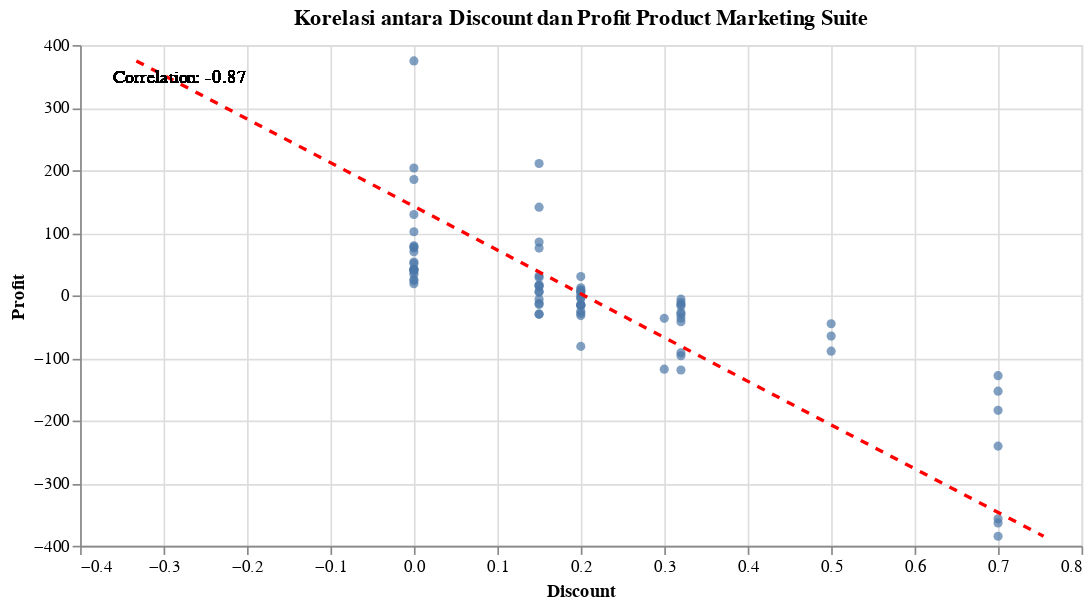

Notebook code cell kept with this figure:
### Code cell
MarketSuite=df23[df23['Product']=='Marketing Suite']
MarketSuite=MarketSuite[['Order Date','Sales','Profit','Discount']]
corelation = MarketSuite[['Profit', 'Discount']].corr(method='spearman').loc['Discount','Profit']
fig=alt.Chart(MarketSuite).mark_circle().encode(
    x=alt.X('Discount').scale(zero=False),
    y=alt.Y('Profit').scale(zero=False, padding=1),
).properties(
    title="Korelasi antara Discount dan Profit Product Marketing Suite ",
    width=600, height=300
)
text = alt.Chart(MarketSuite).mark_text(
    text=f'Correlation: {corelation:.2f}',
    align='left',
    baseline='middle',
    dx=10,
    dy=10
).encode(
    x=alt.value(10),
    y=alt.value(10)
)
fig + fig.transform_regression('Profit','Discount').mark_line(color='red', strokeDash=[5,5])+text

### Figure 1 — Vega-Lite specification as saved in the notebook (floating-point values rounded to 4 significant figures)
{"config": {"view": {"continuousWidth": 300, "continuousHeight": 300}}, "layer": [{"mark": {"type": "circle"}, "encoding": {"x": {"field": "Discount", "scale": {"zero": false}, "type": "quantitative"}, "y": {"field": "Profit", "scale": {"zero": false, "padding": 1}, "type": "quantitative"}}, "title": "Korelasi antara Discount dan Profit Product Marketing Suite "}, {"mark": {"type": "line", "color": "red", "strokeDash": [5, 5]}, "encoding": {"x": {"field": "Discount", "scale": {"zero": false}, "type": "quantitative"}, "y": {"field": "Profit", "scale": {"zero": false, "padding": 1}, "type": "quantitative"}}, "title": "Korelasi antara Discount dan Profit Product Marketing Suite ", "transform": [{"on": "Profit", "regression": "Discount"}]}, {"mark": {"type": "text", "align": "left", "baseline": "middle", "dx": 10, "dy": 10, "text": "Correlation: -0.87"}, "encoding": {"x": {"value": 10}, "y": {"value": 10}}}], "data": {"name": "data-cbea40396f3a53707fdba9e4d7672af0"}, "height": 300, "width": 600, "$schema": "https://vega.github.io/schema/vega-lite/v5.16.3.json", "datasets": {"data-cbea40396f3a53707fdba9e4d7672af0": [{"Order Date": "2023-12-09T00:00:00", "Sales": 1337.0, "Profit": 31.45, "Discount": 0.15}, {"Order Date": "2023-04-01T00:00:00", "Sales": 205.3, "Profit": -36.24, "Discount": 0.32}, {"Order Date": "2023-06-11T00:00:00", "Sales": 514.2, "Profit": -30.25, "Discount": 0.15}, {"Order Date": "2023-12-26T00:00:00", "Sales": 192.0, "Profit": 4.8, "Discount": 0.2}, {"Order Date": "2023-01-22T00:00:00", "Sales": 84.98, "Profit": 18.7, "Discount": 0.0}, {"Order Date": "2023-12-31T00:00:00", "Sales": 323.1, "Profit": 12.12, "Discount": 0.2}, {"Order Date": "2023-12-29T00:00:00", "Sales": 78.85, "Profit": -11.6, "Discount": 0.32}, {"Order Date": "2023-12-19T00:00:00", "Sales": 119.8, "Profit": -12.69, "Discount": 0.15}, {"Order Date": "2023-02-11T00:00:00", "Sales": 204.0, "Profit": 16.8, "Discount": 0.15}, {"Order Date": "2023-09-16T00:00:00", "Sales": 782.9, "Profit": 203.6, "Discount": 0.0}, {"Order Date": "2023-10-08T00:00:00", "Sales": 307.7, "Profit": -14.48, "Discount": 0.15}, {"Order Date": "2023-03-27T00:00:00", "Sales": 257.6, "Profit": -28.98, "Discount": 0.2}, {"Order Date": "2023-08-07T00:00:00", "Sales": 145.7, "Profit": 23.32, "Discount": 0.0}, {"Order Date": "2023-08-04T00:00:00", "Sales": 183.4, "Profit": -36.67, "Discount": 0.3}, {"Order Date": "2023-09-23T00:00:00", "Sales": 242.0, "Profit": 41.13, "Discount": 0.0}, {"Order Date": "2023-02-07T00:00:00", "Sales": 360.0, "Profit": 79.19, "Discount": 0.0}, {"Order Date": "2023-10-31T00:00:00", "Sales": 200.0, "Profit": 38.0, "Discount": 0.0}, {"Order Date": "2023-04-17T00:00:00", "Sales": 102.8, "Profit": -6.049, "Discount": 0.15}, {"Order Date": "2023-09-18T00:00:00", "Sales": 1293.0, "Profit": 77.58, "Discount": 0.0}, {"Order Date": "2023-05-20T00:00:00", "Sales": 1629.0, "Profit": 374.6, "Discount": 0.0}, {"Order Date": "2023-11-18T00:00:00", "Sales": 327.7, "Profit": -14.46, "Discount": 0.32}, {"Order Date": "2023-04-28T00:00:00", "Sales": 220.3, "Profit": -42.11, "Discount": 0.32}, {"Order Date": "2023-04-15T00:00:00", "Sales": 242.4, "Profit": 9.088, "Discount": 0.2}, {"Order Date": "2023-12-23T00:00:00", "Sales": 221.0, "Profit": 50.83, "Discount": 0.0}, {"Order Date": "2023-09-24T00:00:00", "Sales": 180.6, "Profit": -240.8, "Discount": 0.7}, {"Order Date": "2023-09-05T00:00:00", "Sales": 825.2, "Profit": -117.9, "Discount": 0.3}, {"Order Date": "2023-10-10T00:00:00", "Sales": 314.4, "Profit": -15.72, "Discount": 0.2}, {"Order Date": "2023-10-28T00:00:00", "Sales": 556.7, "Profit": 6.549, "Discount": 0.15}, {"Order Date": "2023-04-02T00:00:00", "Sales": 482.7, "Profit": 85.18, "Discount": 0.15}, {"Order Date": "2023-06-12T00:00:00", "Sales": 174.4, "Profit": 41.86, "Discount": 0.0}, {"Order Date": "2023-11-21T00:00:00", "Sales": 184.0, "Profit": -25.3, "Discount": 0.2}, {"Order Date": "2023-05-19T00:00:00", "Sales": 302.9, "Profit": 75.73, "Discount": 0.0}, {"Order Date": "2023-11-25T00:00:00", "Sales": 321.6, "Profit": -16.08, "Discount": 0.2}, {"Order Date": "2023-06-19T00:00:00", "Sales": 917.9, "Profit": 75.59, "Discount": 0.15}, {"Order Date": "2023-05-07T00:00:00", "Sales": 623.5, "Profit": -119.2, "Discount": 0.32}, {"Order Date": "2023-05-12T00:00:00", "Sales": 210.0, "Profit": -357.0, "Discount": 0.7}, {"Order Date": "2023-11-26T00:00:00", "Sales": 359.5, "Profit": -29.61, "Discount": 0.15}, {"Order Date": "2023-10-20T00:00:00", "Sales": 328.4, "Profit": -91.76, "Discount": 0.32}, {"Order Date": "2023-05-06T00:00:00", "Sales": 89.99, "Profit": -153.0, "Discount": 0.7}, {"Order Date": "2023-04-15T00:00:00", "Sales": 198.3, "Profit": -32.22, "Discount": 0.2}, {"Order Date": "2023-12-20T00:00:00", "Sales": 102.0, "Profit": -183.6, "Discount": 0.7}, {"Order Date": "2023-07-18T00:00:00", "Sales": 1194.0, "Profit": 210.7, "Discount": 0.15}, {"Order Date": "2023-12-09T00:00:00", "Sales": 459.9, "Profit": 41.39, "Discount": 0.0}, {"Order Date": "2023-06-30T00:00:00", "Sales": 638.8, "Profit": 185.3, "Discount": 0.0}, {"Order Date": "2023-10-03T00:00:00", "Sales": 217.8, "Profit": -384.7, "Discount": 0.7}, {"Order Date": "2023-11-14T00:00:00", "Sales": 206.0, "Profit": -27.26, "Discount": 0.32}, {"Order Date": "2023-09-04T00:00:00", "Sales": 239.7, "Profit": 14.1, "Discount": 0.15}, {"Order Date": "2023-07-08T00:00:00", "Sales": 87.21, "Profit": -45.35, "Discount": 0.5}, {"Order Date": "2023-02-07T00:00:00", "Sales": 240.8, "Profit": 30.1, "Discount": 0.2}, {"Order Date": "2023-09-20T00:00:00", "Sales": 72.59, "Profit": -128.2, "Discount": 0.7}, {"Order Date": "2023-05-31T00:00:00", "Sales": 242.0, "Profit": 33.87, "Discount": 0.0}, {"Order Date": "2023-06-04T00:00:00", "Sales": 241.6, "Profit": 0.0, "Discount": 0.2}, {"Order Date": "2023-07-22T00:00:00", "Sales": 302.9, "Profit": 69.68, "Discount": 0.0}, {"Order Date": "2023-01-14T00:00:00", "Sales": 212.9, "Profit": 53.23, "Discount": 0.0}, {"Order Date": "2023-07-30T00:00:00", "Sales": 116.0, "Profit": 25.51, "Discount": 0.0}, {"Order Date": "2023-12-10T00:00:00", "Sales": 148.3, "Profit": 15.7, "Discount": 0.15}, {"Order Date": "2023-12-02T00:00:00", "Sales": 142.0, "Profit": 41.17, "Discount": 0.0}, {"Order Date": "2023-02-26T00:00:00", "Sales": 231.9, "Profit": 5.798, "Discount": 0.2}, {"Order Date": "2023-12-03T00:00:00", "Sales": 242.4, "Profit": -363.5, "Discount": 0.7}, {"Order Date": "2023-03-03T00:00:00", "Sales": 442.0, "Profit": 101.7, "Discount": 0.0}, {"Order Date": "2023-06-09T00:00:00", "Sales": 1498.0, "Profit": 141.0, "Discount": 0.15}, {"Order Date": "2023-07-01T00:00:00", "Sales": 436.0, "Profit": 5.129, "Discount": 0.15}, {"Order Date": "2023-02-18T00:00:00", "Sales": 89.07, "Profit": -17.03, "Discount": 0.32}, {"Order Date": "2023-10-13T00:00:00", "Sales": 2155.0, "Profit": 129.3, "Discount": 0.0}, {"Order Date": "2023-04-24T00:00:00", "Sales": 387.1, "Profit": -14.52, "Discount": 0.2}, {"Order Date": "2023-08-26T00:00:00", "Sales": 131.0, "Profit": -89.07, "Discount": 0.5}, {"Order Date": "2023-11-26T00:00:00", "Sales": 723.9, "Profit": -81.44, "Discount": 0.2}, {"Order Date": "2023-12-14T00:00:00", "Sales": 288.0, "Profit": 7.199, "Discount": 0.2}, {"Order Date": "2023-06-16T00:00:00", "Sales": 77.73, "Profit": -3.886, "Discount": 0.2}, {"Order Date": "2023-04-26T00:00:00", "Sales": 345.0, "Profit": 28.41, "Discount": 0.15}, {"Order Date": "2023-05-29T00:00:00", "Sales": 116.0, "Profit": -64.94, "Discount": 0.5}, {"Order Date": "2023-05-02T00:00:00", "Sales": 314.4, "Profit": -15.72, "Discount": 0.2}, {"Order Date": "2023-05-31T00:00:00", "Sales": 204.7, "Profit": -6.02, "Discount": 0.32}, {"Order Date": "2023-06-26T00:00:00", "Sales": 400.8, "Profit": -5.01, "Discount": 0.2}, {"Order Date": "2023-06-30T00:00:00", "Sales": 410.0, "Profit": -96.47, "Discount": 0.32}, {"Order Date": "2023-03-28T00:00:00", "Sales": 1023.0, "Profit": -30.1, "Discount": 0.32}]}}
